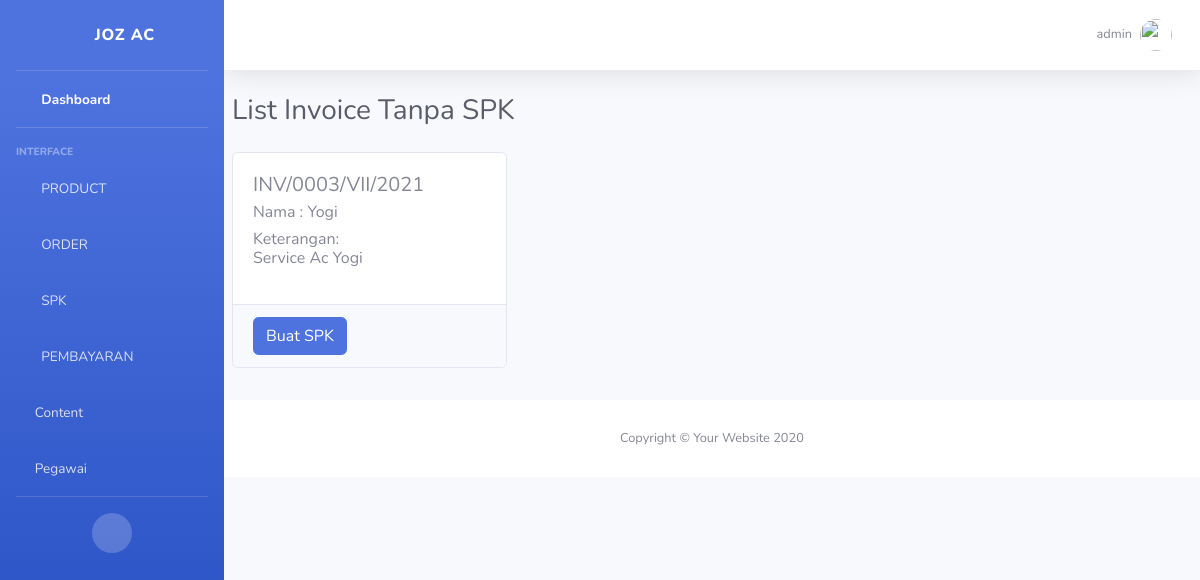
/spk/admin/invocie_view/ (signed in), run on the app's committed database.
### account/models.py (models this page shows)
class Account(AbstractBaseUser, PermissionsMixin):
	jabatanChoice        = [
	('ADMIN','ADMIN'),
	('TEKNISI','TEKNISI'),
	]
	username 	= models.CharField(max_length=20, unique=True)
	jabatan 	= models.CharField(choices=jabatanChoice, max_length=8)
	date_joined = models.DateTimeField(auto_now_add=True)
	last_login 	= models.DateTimeField(auto_now=True)
	is_active = models.BooleanField(default=True)
	is_staff = models.BooleanField(default=True)
	is_superuser = models.BooleanField(default=False)
	is_admin	= models.BooleanField(default=True)
	objects = AccountManage()
	USERNAME_FIELD = 'username'
	REQUIRED_FIELDS = []
	def __str__(self):
		return self.username
	class Meta:
		verbose_name = 'Account'
		verbose_name_plural = 'Account'

### pesanan/models.py (models this page shows, shortened)
class InvoiceModel(models.Model):
    statusChoise = [
    ('LUNAS','LUNAS'),
    ('BELUM', 'BELUM LUNAS'),
    ]
    Invoice             = models.CharField(max_length=20, verbose_name='Nomor Invoice')
    clientINV           = models.OneToOneField(ClientModel, blank=True, null=True, related_name='InvoiceClient', verbose_name='Invoice Client', on_delete=models.SET_NULL)
    statusPembayaran    = models.CharField(choices=statusChoise, max_length=20, default='BELUM')
    Keterangan          = models.TextField()
    tanggal			    = models.DateField(auto_now=True, editable=False, verbose_name='Tanggal')
    totalInvoice	    = models.PositiveIntegerField(default=0, verbose_name='Total Pembayaran')
    slug_Invoice	    = models.SlugField()
    class Meta:
        verbose_name='Invoice'
        verbose_name_plural='Invoice'

### client/models.py (models this page shows, shortened)
class ClientModel(models.Model):
    nama_Client 		= models.CharField(max_length=30, verbose_name='Nama')
    noTelp_Client		= models.CharField(max_length=15, verbose_name='Phone')
    email_Client		= models.EmailField(verbose_name='Email')
    alamat_Client		= models.CharField(max_length=254, verbose_name='Alamat')
    kecamatan_Client	= models.CharField(max_length=30, null=True, blank=True, verbose_name='Kecamatan')
    kelurahan_Client	= models.CharField(max_length=30, null=True, blank=True, verbose_name='Kelurahan')
    kodePos_Client		= models.CharField(max_length=30, null=True, blank=True, verbose_name='Kode Pos')
    kota_Client			= models.CharField(max_length=30, verbose_name='Kota')
    slug_Client			= models.SlugField()
    class Meta:
        verbose_name='Client'

### SPK_teknisi/views.py (the view)
# urls.py: path('admin/invocie_view/', SPK_InvoiceView.as_view(), name='invoiceView'),
class SPK_InvoiceView(LoginRequiredMixin, ListView):
	login_url = reverse_lazy('account:login')
	model = InvoiceModel
	template_name = 'SPk_teknisi/SPK_Invoice_View.html'
	context_object_name = 'object'
	queryset = model.objects.exclude(SPK__isnull=False)

### SPK_teknisi/templates/SPK_teknisi/SPK_Invoice_View.html
{% extends "admin/base_admin.html" %}
{% block Content %}
	<div class="container-fluid pr-auto pl-2">
		<div class="d-sm-flex align-items-center justify-content-between mb-4">
		    <h1 class="h3 mb-0 text-gray-800">List Invoice Tanpa SPK</h1>
		</div>
		<div class="row row-cols-1 row-cols-md-3 md-3 mb-3">
		{% for data in object %}
			<div class="col-sm-6 card-deck mb-3">
				<div class="card" style="width: 30%;">
				  <div class="card-body">
				    <h5 class="card-title">{{data.Invoice}}</h5>
				    <h6 class="card-subtitle mb-2 text-muted">Nama : {{data.clientINV.nama_Client}}</h6>
				    <h6 class="card-text">Keterangan: {{data.Keterangan|linebreaks}}</h6>
				  </div>
				    <div class="card-footer">
					    <a href="{% url "spk:create" slug=data.slug_Invoice %}" class="card-link btn btn-primary">Buat SPK</a>
					</div>
				</div>
			</div>
		{% endfor %}
		</div>
</div>
{% endblock Content %}

### templates/admin/include/topBar.html (shortened to what this page needs)
{% load static %}
                <nav class="navbar navbar-expand navbar-light bg-white topbar mb-4 static-top shadow">
                    <ul class="navbar-nav ml-auto">
                        <li class="nav-item dropdown no-arrow">
                            <a class="nav-link dropdown-toggle" href="#" id="userDropdown" role="button"
                                data-toggle="dropdown" aria-haspopup="true" aria-expanded="false">
                                <span class="mr-2 d-none d-lg-inline text-gray-600 small">{{request.user}}</span>
                                <img class="img-profile rounded-circle" src="{% static "img/undraw_profile.svg" %}">
                            </a>
                        </li>
                    </ul>
                </nav>

### data on the page
Account: user "admin"
InvoiceModel: Invoice "INV/0003/VII/2021", clientINV.nama_Client "Yogi", Keterangan "Service Ac Yogi"
